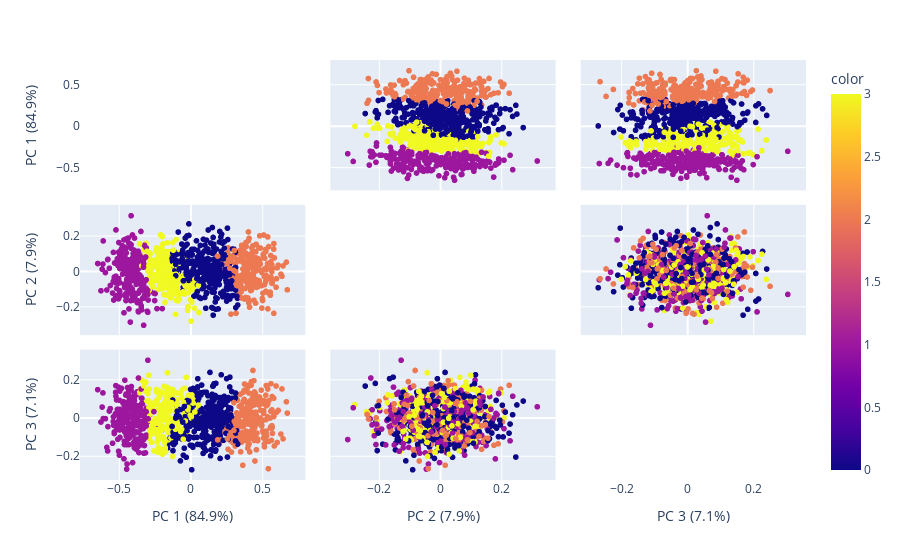

Write notebook code for a chart like this one.
### Code cell
fig = px.scatter_matrix(components, labels=labels, color=km_clusters, dimensions=range(3))
fig.update_traces(diagonal_visible=False)
display(fig)

### Figure 1 — Plotly figure (JSON) as saved in the notebook; plotly's stock layout.template omitted (floating-point values rounded to 4 significant figures; data arrays with more than 128 entries replaced by an {"elided": "..."} marker saying what was removed)
{"data": [{"diagonal": {"visible": false}, "dimensions": [{"axis": {"matches": true}, "label": "PC 1 (84.9%)", "values": {"elided": "1000 float values"}}, {"axis": {"matches": true}, "label": "PC 2 (7.9%)", "values": {"elided": "1000 float values"}}, {"axis": {"matches": true}, "label": "PC 3 (7.1%)", "values": {"elided": "1000 float values"}}], "hovertemplate": "%{xaxis.title.text}=%{x}<br>%{yaxis.title.text}=%{y}<br>color=%{marker.color}<extra></extra>", "legendgroup": "", "marker": {"color": {"elided": "1000 int values"}, "coloraxis": "coloraxis", "symbol": "circle"}, "name": "", "showlegend": false, "type": "splom"}], "layout": {"coloraxis": {"colorbar": {"title": {"text": "color"}}, "colorscale": [[0, "#0d0887"], [0.1111, "#46039f"], [0.2222, "#7201a8"], [0.3333, "#9c179e"], [0.4444, "#bd3786"], [0.5556, "#d8576b"], [0.6667, "#ed7953"], [0.7778, "#fb9f3a"], [0.8889, "#fdca26"], [1, "#f0f921"]]}, "dragmode": "select", "legend": {"tracegroupgap": 0}, "margin": {"t": 60}}}
